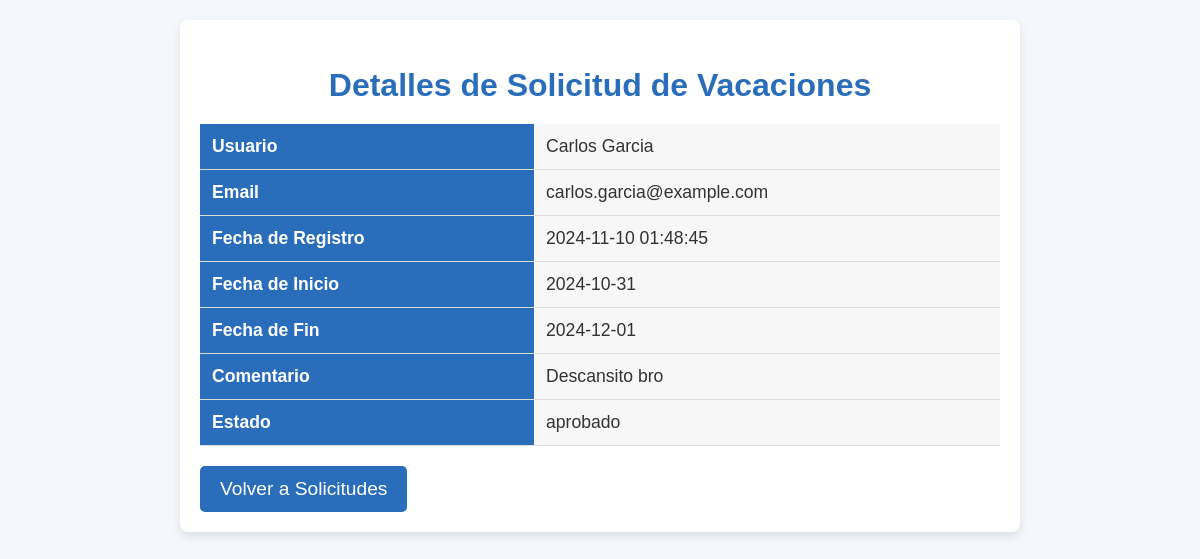
The page /php/detalles_solicitud.php?id=1 (signed in) on the database its author committed.
### tables this page shows
CREATE TABLE `vacaciones` (
  `id` int(11) NOT NULL,
  `usuario_id` int(11) DEFAULT NULL,
  `fecha_inicio` date NOT NULL,
  `fecha_fin` date NOT NULL,
  `estado` enum('pendiente','aprobado','rechazado') DEFAULT 'pendiente',
  `comentario_admin` text DEFAULT NULL,
  `fecha_solicitud` timestamp NOT NULL DEFAULT current_timestamp()
);

CREATE TABLE `usuarios` (
  `id` int(11) NOT NULL,
  `nombre` varchar(100) NOT NULL,
  `email` varchar(100) NOT NULL,
  `password` varchar(255) NOT NULL,
  `rol` enum('admin','empleado') DEFAULT 'empleado',
  `fecha_registro` timestamp NOT NULL DEFAULT current_timestamp()
);

### php/detalles_solicitud.php (the view, shortened to what this page needs)
<?php
include("config.php");
$solicitud_id = intval($_GET['id']);
$sql = "SELECT vacaciones.*, usuarios.nombre, usuarios.email, usuarios.fecha_registro
        FROM vacaciones
        INNER JOIN usuarios ON vacaciones.usuario_id = usuarios.id
        WHERE vacaciones.id = $solicitud_id";
$result = $conn->query($sql);
$solicitud = $result->fetch_assoc();
?>
<!DOCTYPE html>
<html lang="es">
<head>
</head>
<body>
    <div class="container">
        <h2>Detalles de Solicitud de Vacaciones</h2>
        <table>
            <tr>
                <th>Usuario</th>
                <td><?php echo htmlspecialchars($solicitud['nombre']); ?></td>
            </tr>
            <tr>
                <th>Email</th>
                <td><?php echo htmlspecialchars($solicitud['email']); ?></td>
            </tr>
            <tr>
                <th>Fecha de Registro</th>
                <td><?php echo htmlspecialchars($solicitud['fecha_registro']); ?></td>
            </tr>
            <tr>
                <th>Fecha de Inicio</th>
                <td><?php echo htmlspecialchars($solicitud['fecha_inicio']); ?></td>
            </tr>
            <tr>
                <th>Fecha de Fin</th>
                <td><?php echo htmlspecialchars($solicitud['fecha_fin']); ?></td>
            </tr>
            <tr>
                <th>Comentario</th>
                <td><?php echo htmlspecialchars($solicitud['comentario_admin']); ?></td>
            </tr>
            <tr>
                <th>Estado</th>
                <td><?php echo htmlspecialchars($solicitud['estado']); ?></td>
            </tr>
        </table>
        <a href="gestion_solicitudes.php" class="btn-volver">Volver a Solicitudes</a>
    </div>
</body>
</html>

### php/detalles_solicitud.php (style rules this page uses)
body { font-family: 'Arial', sans-serif; background-color: #f4f7fc; margin: 0; padding: 0; color: #333; }
.container { width: 90%; max-width: 800px; margin: 20px auto; background-color: #fff; padding: 20px; box-shadow: 0 4px 10px rgba(0, 0, 0, 0.1); border-radius: 8px; }
h2 { text-align: center; color: #2a6ebb; font-size: 2em; margin-bottom: 20px; }
table { width: 100%; border-collapse: collapse; margin-top: 20px; }
th, td { padding: 12px; text-align: left; font-size: 1.1em; border-bottom: 1px solid #ddd; }
th { background-color: #2a6ebb; color: white; font-weight: bold; }
td { background-color: #f7f7f7; }
.btn-volver { display: inline-block; margin-top: 20px; padding: 12px 20px; background-color: #2a6ebb; color: white; text-decoration: none; border-radius: 5px; font-size: 1.2em; text-align: center; }

### rows shown on the page
vacaciones: usuario.nombre "Carlos Garcia", usuario.email "carlos.garcia@example.com", usuario.fecha_registro "2024-11-10 01:48:45", fecha_inicio "2024-10-31", fecha_fin "2024-12-01", comentario_admin "Descansito bro", estado "aprobado"
